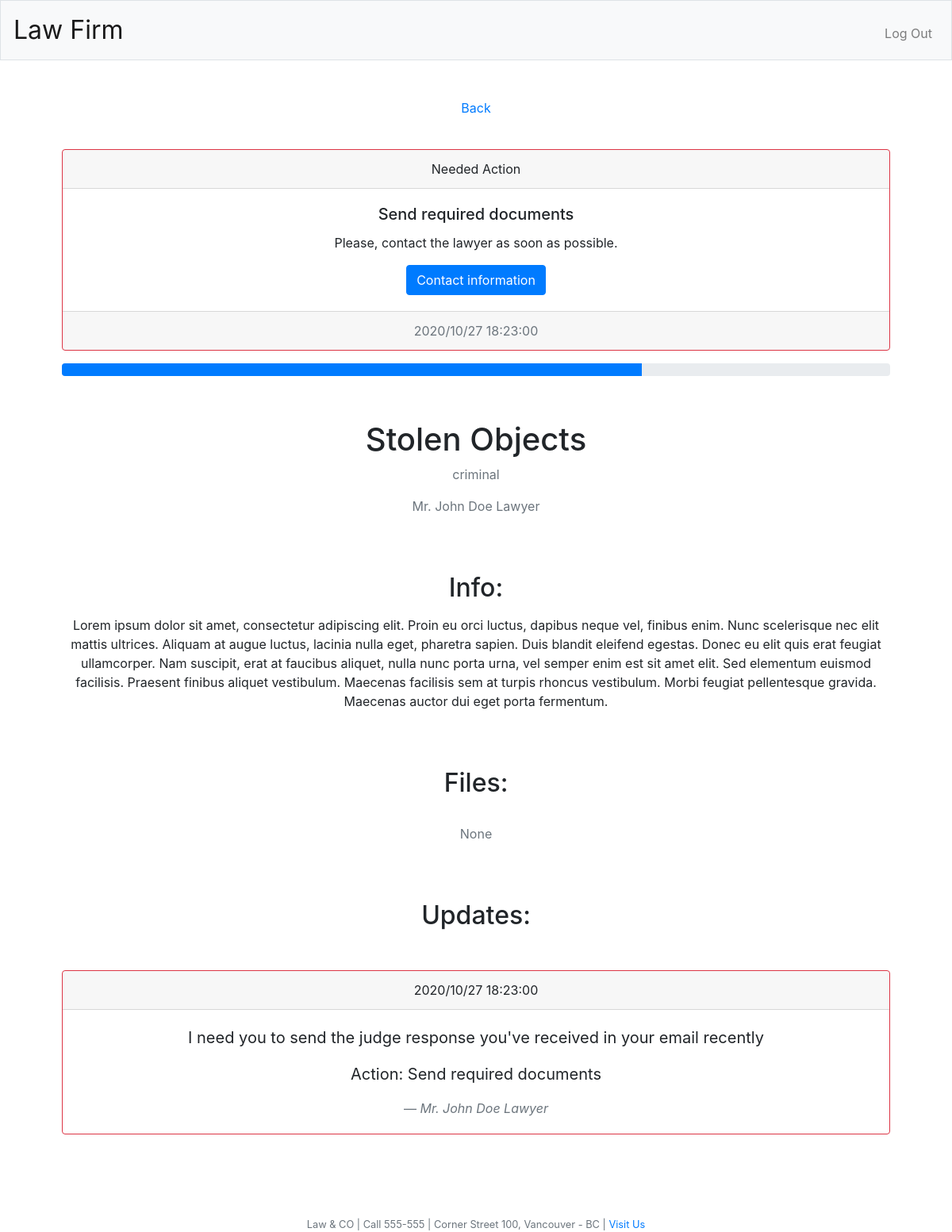
The page /caseinfo?id=3 (signed in) on the database its author committed.
### tables this page shows
CREATE TABLE updates ('id' INTEGER PRIMARY KEY AUTOINCREMENT NOT NULL, 'content' TEXT NOT NULL, 'case_id' NUMERIC NOT NULL, 'time' DATETIME NOT NULL, 'action' TEXT NOT NULL);

CREATE TABLE cases ('id' INTEGER PRIMARY KEY AUTOINCREMENT NOT NULL, 'user_id' NUMERIC NOT NULL, 'owner_id' NUMERIC NOT NULL, 'name' TEXT NOT NULL, 'area' TEXT NOT NULL, 'update' DATETIME NOT NULL, 'progress' NUMERIC NOT NULL);

CREATE TABLE users ('id' INTEGER PRIMARY KEY AUTOINCREMENT NOT NULL, 'username' TEXT NOT NULL, 'hash' TEXT NOT NULL, 'name' TEXT NOT NULL);

### application.py (the view)
@app.route("/caseinfo")
@login_required
def caseinfo():
    doc_id = request.args.get("id")
    if not doc_id:
        return apology("Page not found", 404)
    ownership = db.execute("SELECT user_id, owner_id FROM cases WHERE id = :doc_id", doc_id=doc_id)
    if not ownership:
        return apology("Page not found", 404)
    if ownership[0]['user_id'] != session["user_id"]:
        return apology("Permission denied", 403)
    data = db.execute("SELECT * FROM cases where id = :doc_id", doc_id=doc_id)
    updates = db.execute("SELECT * FROM updates WHERE case_id = :doc_id ORDER BY id DESC", doc_id=doc_id)
    lawyer = db.execute("SELECT name FROM users WHERE id = (SELECT owner_id FROM cases WHERE id = :case_id)", case_id = doc_id)
    return render_template("caseinfo.html", data=data, updates=updates, lawyer=lawyer)

### application.py (called while the page is built)
@app.after_request
def after_request(response):
    response.headers["Cache-Control"] = "no-cache, no-store, must-revalidate"
    response.headers["Expires"] = 0
    response.headers["Pragma"] = "no-cache"
    return response

### helpers.py (called while the page is built)
def login_required(f):
    @wraps(f)
    def decorated_function(*args, **kwargs):
        if session.get("user_id") is None:
            return redirect("/login")
        return f(*args, **kwargs)
    return decorated_function

### templates/caseinfo.html (shortened to what this page needs)
{% extends "layout.html" %}
{% block main %}
    <a href='/'>Back</a>
    <p></br></p>
    {% if updates[0]['action'] != 'no' %}
      <div class="card border-danger mb-3">
        <div class="card-header">
          Needed Action
        </div>
        <div class="card-body">
          <h5 class="card-title">{{ updates[0]['action'] }}</h5>
          <p class="card-text">Please, contact the lawyer as soon as possible.</p>
          <a href="#" class="btn btn-primary">Contact information</a>
        </div>
        <div class="card-footer text-muted">
          {{ updates[0]['time'] }}
        </div>
      </div>
    {% endif %}
    <div class="progress">
      <div class="progress-bar" role="progressbar" style="width: {{ data[0]['progress'] }}%" aria-valuenow="{{ data[0]['progress'] }}" aria-valuemin="0" aria-valuemax="100"></div>
    </div>
    <h1></br></h1>
    <h1> {{ data[0]['name'] }}</h1>
    <p class="text-muted"> {{ data[0]['area'] }}</p>
    <p class="text-muted"> {{ lawyer[0]['name'] }}</p>
    <h1></br></h1>
    <h2>Info:</h2>
    <p>Lorem ipsum dolor sit amet, consectetur adipiscing elit. Proin eu orci luctus, dapibus neque vel, finibus enim. Nunc scelerisque nec elit mattis ultrices. Aliquam at augue luctus, lacinia nulla eget, pharetra sapien. Duis blandit eleifend egestas. Donec eu elit quis erat feugiat ullamcorper. Nam suscipit, erat at faucibus aliquet, nulla nunc porta urna, vel semper enim est sit amet elit. Sed elementum euismod facilisis. Praesent finibus aliquet vestibulum. Maecenas facilisis sem at turpis rhoncus vestibulum. Morbi feugiat pellentesque gravida. Maecenas auctor dui eget porta fermentum. </p>
    <h1></br></h1>
    <h2>Files:</h2>
    <p class="text-muted">None</p>
    <h1></br></h1>
    <h2>Updates:</h2>
    <h3></br></h3>
    {% for update in updates %}
      <div class="
      {% if update['action'] != 'no' %}
      card border-danger mb-3
      {% else %}
      card border-primary mb-3
      {% endif %}
      ">
        <div class="card-header">
          {{ update['time'] }}
        </div>
        <div class="card-body">
          <blockquote class="blockquote mb-0">
            <p>{{ update['content'] }}</p>
            {% if update['action'] != 'no' %}
            <p>Action: {{ update['action'] }}</p>
            {% endif %}
            <footer class="blockquote-footer"><cite title="Sent by ">{{ lawyer[0]['name'] }}</cite></footer>
          </blockquote>
        </div>
      </div>
      <p></br></p>
    {% endfor %}
{% endblock %}

### rows shown on the page
updates: action "Send required documents", time "2020/10/27 18:23:00", content "I need you to send the judge response you've received in your email recently"
cases: name "Stolen Objects", area "criminal"
users: name "Mr. John Doe Lawyer"
